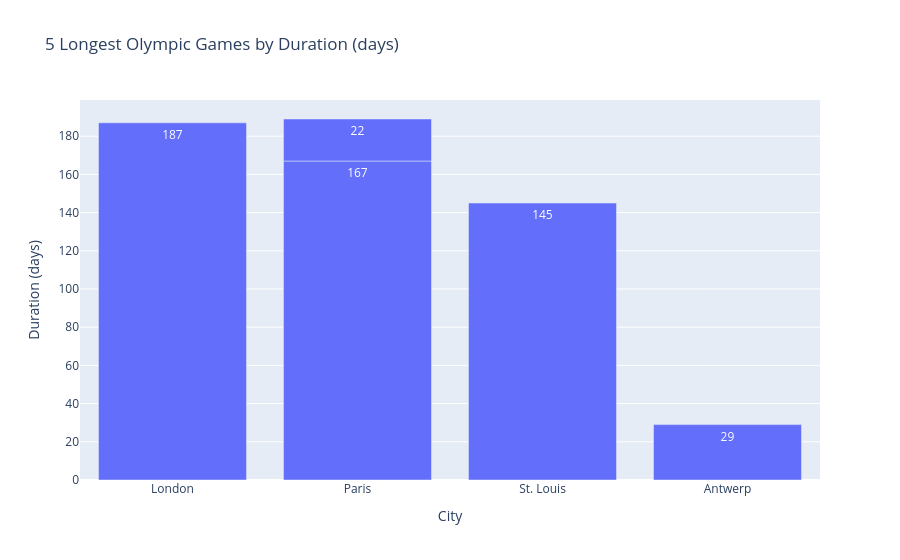

The notebook cell this image was saved under:
### Markdown cell above
### Q4: Duration of each Olympic Games - five longest

### Code cell
cities_docs = list(cities_collection.find({}, {'_id': 0}))
duration_rows = []
for doc in cities_docs:
    if 'Cancelled' in doc['Opening ceremony']:
        continue   # no real dates exist for cancelled Games

    # some editions list more than one date (e.g. 1956) separated by a comma -
    # just use the first date listed
    open_str = doc['Opening ceremony'].split(',')[0].strip()
    close_str = doc['Closing ceremony'].split(',')[0].strip()

    open_date = datetime.strptime(open_str, '%d %B %Y')
    close_date = datetime.strptime(close_str, '%d %B %Y')

    duration_rows.append({
        'olympic_id': doc['olympic_id'],
        'City': doc['City'],
        'Year': doc['Year'],
        'Season': doc['Season'],
        'duration_days': (close_date - open_date).days
    })

duration_df = pd.DataFrame(duration_rows).sort_values('duration_days', ascending=False)
top5_duration = duration_df.head(5)
print(top5_duration)

fig_q4 = px.bar(top5_duration, x='City', y='duration_days', text='duration_days',
                title='5 Longest Olympic Games by Duration (days)',
                labels={'duration_days': 'Duration (days)'})
fig_q4.show()

### Figure 1 — Plotly figure (JSON) as saved in the notebook; plotly's stock layout.template omitted (floating-point values rounded to 4 significant figures)
{"data": [{"hovertemplate": "City=%{x}<br>Duration (days)=%{text}<extra></extra>", "legendgroup": "", "marker": {"color": "#636efa", "pattern": {"shape": ""}}, "name": "", "orientation": "v", "showlegend": false, "text": [187.0, 167.0, 145.0, 29.0, 22.0], "textposition": "auto", "type": "bar", "x": ["London", "Paris", "St. Louis", "Antwerp", "Paris"], "xaxis": "x", "y": [187, 167, 145, 29, 22], "yaxis": "y"}], "layout": {"barmode": "relative", "legend": {"tracegroupgap": 0}, "title": {"text": "5 Longest Olympic Games by Duration (days)"}, "xaxis": {"anchor": "y", "domain": [0, 1], "title": {"text": "City"}}, "yaxis": {"anchor": "x", "domain": [0, 1], "title": {"text": "Duration (days)"}}}}
